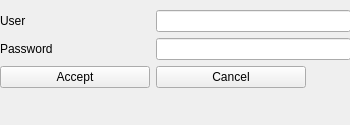
<?xml version="1.0" encoding="UTF-8"?>
<ui version="4.0">
 <class>MainWindow</class>
 <widget class="QMainWindow" name="MainWindow">
  <property name="geometry">
   <rect>
    <x>0</x>
    <y>0</y>
    <width>350</width>
    <height>125</height>
   </rect>
  </property>
  <property name="sizePolicy">
   <sizepolicy hsizetype="Fixed" vsizetype="Fixed">
    <horstretch>0</horstretch>
    <verstretch>0</verstretch>
   </sizepolicy>
  </property>
  <property name="minimumSize">
   <size>
    <width>350</width>
    <height>110</height>
   </size>
  </property>
  <property name="maximumSize">
   <size>
    <width>350</width>
    <height>125</height>
   </size>
  </property>
  <property name="sizeIncrement">
   <size>
    <width>0</width>
    <height>0</height>
   </size>
  </property>
  <property name="windowTitle">
   <string>Booking Login</string>
  </property>
  <widget class="QWidget" name="centralwidget">
   <widget class="QWidget" name="formLayoutWidget">
    <property name="geometry">
     <rect>
      <x>0</x>
      <y>10</y>
      <width>351</width>
      <height>111</height>
     </rect>
    </property>
    <layout class="QFormLayout" name="formLayout">
     <item row="0" column="0">
      <widget class="QLabel" name="label">
       <property name="text">
        <string>User</string>
       </property>
      </widget>
     </item>
     <item row="0" column="1">
      <widget class="QLineEdit" name="txtUserName"/>
     </item>
     <item row="1" column="0">
      <widget class="QLabel" name="label_2">
       <property name="text">
        <string>Password</string>
       </property>
      </widget>
     </item>
     <item row="1" column="1">
      <widget class="QLineEdit" name="txtPassword">
       <property name="echoMode">
        <enum>QLineEdit::EchoMode::Password</enum>
       </property>
      </widget>
     </item>
     <item row="2" column="1">
      <widget class="QPushButton" name="btnCancel">
       <property name="sizePolicy">
        <sizepolicy hsizetype="Maximum" vsizetype="Fixed">
         <horstretch>0</horstretch>
         <verstretch>0</verstretch>
        </sizepolicy>
       </property>
       <property name="minimumSize">
        <size>
         <width>150</width>
         <height>0</height>
        </size>
       </property>
       <property name="text">
        <string>Cancel</string>
       </property>
      </widget>
     </item>
     <item row="2" column="0">
      <widget class="QPushButton" name="btnAccept">
       <property name="sizePolicy">
        <sizepolicy hsizetype="Maximum" vsizetype="Fixed">
         <horstretch>0</horstretch>
         <verstretch>0</verstretch>
        </sizepolicy>
       </property>
       <property name="minimumSize">
        <size>
         <width>150</width>
         <height>0</height>
        </size>
       </property>
       <property name="text">
        <string>Accept</string>
       </property>
      </widget>
     </item>
    </layout>
   </widget>
  </widget>
 </widget>
 <resources/>
 <connections/>
</ui>
